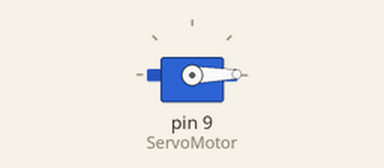
The sketch below on a simulated Arduino Uno, built with avr-gcc and run on an emulated ATmega328P. On the bench: servo.

Above: at 0.05 s.
At 2.2 s:
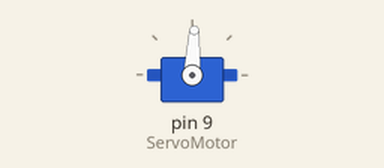
At 4.35 s:
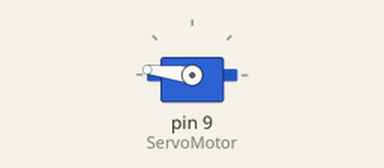
At 8.7 s:
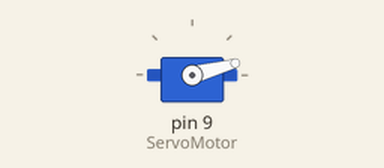
Timing chart, 0 to 11.8 s (numbered marks = the images above):
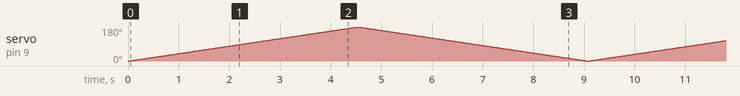

The sketch:

Servo.ino
```cpp
#include <Servo.h>

Servo ServoMotor;

void setup()
{
  ServoMotor.attach(9);
}

void loop()
{
  for (int i = 0; i <= 180; i += 1)
  {
    ServoMotor.write(i);

    delay(25);
  }

  for (int i = 180; i >= 0; i -= 1)
  {
    ServoMotor.write(i);

    delay(25);
  }
}
```
